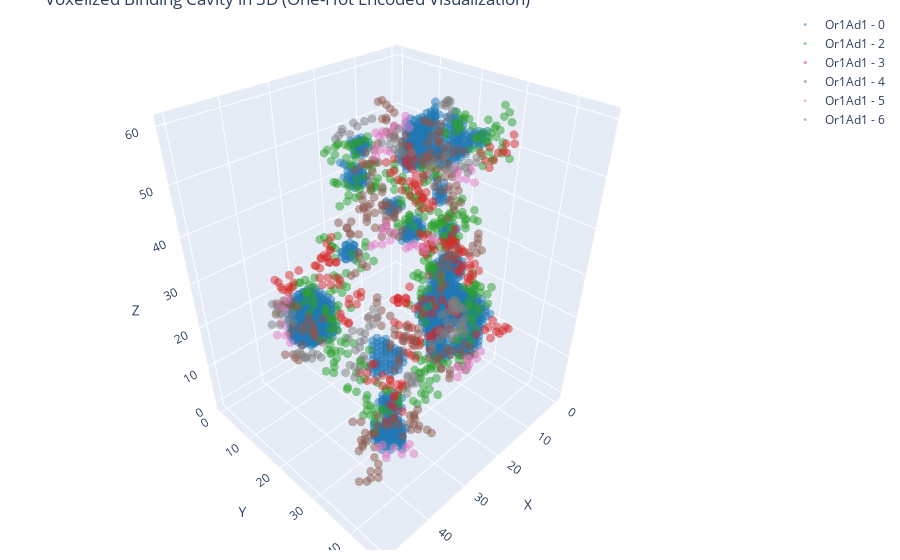

Notebook cell for this chart:
### Markdown cell above
### Residue property visualization

### Code cell
# TEST visualize binding cavity alignment in voxel form
"""
Testing workflow of 
- binding cavity coordinates > voxelized coordinate 
visualization to ensure the alignment is preserved 
"""

Or_name = ['Or1Ad1']

TEST_cav_coords = {key: value for key, value in bc_cav_coords.items() if key in Or_name}
TEST_res_coords = {key: value for key, value in bc_res_coords.items() if key in Or_name}
TEST_voxelized_cavities, TEST_voxel_shape = vf.voxelize_cavity(list(TEST_cav_coords.values()), 
                                                               list(TEST_res_coords.values()), resolution=1)

# Output: List of 1D arrays representing voxelized space
print(np.array(TEST_voxelized_cavities).shape)
voxel_data = TEST_voxelized_cavities
voxel_size = 1

class_names = [f"{i}" for i in range(8)]
color_map = cf.distinct_colors(list(range(len(class_names))))

# Create a plotly scatter plot
fig = go.Figure()

# Loop through each cavity
for i, voxel_grid in enumerate(voxel_data):
    # Loop through each one-hot encoded class (index in the last dimension)
    for class_index in range(8):  # Adjust if the one-hot length changes
        # Find the indices of the voxels with a 1 in the current class_index
        occupied_voxels = np.array(np.where(voxel_grid[..., class_index] == 1)).T
        
        # Skip if no voxels are occupied for the current class
        if len(occupied_voxels) == 0:
            continue
        
        # Convert voxel indices back to 3D space coordinates
        x = occupied_voxels[:, 0] * voxel_size
        y = occupied_voxels[:, 1] * voxel_size
        z = occupied_voxels[:, 2] * voxel_size
        
        # Add the points for the current class to the plot
        fig.add_trace(go.Scatter3d(
            x=x, y=y, z=z,
            mode='markers',
            name=f"{Or_name[i]} - {class_names[class_index]}",
            marker=dict(
                size=3,
                color=color_map[class_index],
                opacity=0.5
            )
        ))

# Update layout for 3D visualization
fig.update_layout(
    scene=dict(
        xaxis_title='X',
        yaxis_title='Y',
        zaxis_title='Z'
    ),
    margin=dict(r=10, l=10, b=10, t=10),
    title="Voxelized Binding Cavity in 3D (One-Hot Encoded Visualization)"
)

fig.show()
# fig.write_html('../../output/binding_cavity/misc/TEST_bc_voxel_res_property.html')

### Figure 1 — Plotly figure (JSON) as saved in the notebook; plotly's stock layout.template omitted (floating-point values rounded to 4 significant figures; data arrays with more than 128 entries replaced by an {"elided": "..."} marker saying what was removed)
{"data": [{"marker": {"color": "#1f77b4", "opacity": 0.5, "size": 3}, "mode": "markers", "name": "Or1Ad1 - 0", "type": "scatter3d", "x": {"elided": "1733 int values"}, "y": {"elided": "1733 int values"}, "z": {"elided": "1733 int values"}}, {"marker": {"color": "#2ca02c", "opacity": 0.5, "size": 3}, "mode": "markers", "name": "Or1Ad1 - 2", "type": "scatter3d", "x": {"elided": "375 int values"}, "y": {"elided": "375 int values"}, "z": {"elided": "375 int values"}}, {"marker": {"color": "#d62728", "opacity": 0.5, "size": 3}, "mode": "markers", "name": "Or1Ad1 - 3", "type": "scatter3d", "x": {"elided": "217 int values"}, "y": {"elided": "217 int values"}, "z": {"elided": "217 int values"}}, {"marker": {"color": "#8c564b", "opacity": 0.5, "size": 3}, "mode": "markers", "name": "Or1Ad1 - 4", "type": "scatter3d", "x": {"elided": "267 int values"}, "y": {"elided": "267 int values"}, "z": {"elided": "267 int values"}}, {"marker": {"color": "#e377c2", "opacity": 0.5, "size": 3}, "mode": "markers", "name": "Or1Ad1 - 5", "type": "scatter3d", "x": [5, 5, 6, 6, 6, 6, 7, 7, 9, 9, 9, 10, 10, 10, 10, 10, 11, 11, 11, 11, 12, 13, 13, 13, 17, 17, 18, 18, 20, 20, 20, 21, 22, 22, 22, 22, 22, 23, 23, 24, 24, 25, 25, 25, 26, 28, 28, 29, 35, 36, 36, 37, 37, 38, 39, 39, 39, 45, 47, 47, 48, 48, 48, 48, 48, 49], "y": [21, 24, 22, 24, 25, 26, 22, 23, 5, 6, 7, 5, 5, 12, 12, 13, 5, 5, 5, 12, 11, 9, 11, 12, 26, 26, 25, 25, 23, 24, 25, 19, 18, 19, 19, 21, 24, 19, 43, 18, 43, 18, 42, 42, 43, 42, 43, 43, 38, 38, 40, 36, 38, 34, 34, 36, 36, 19, 19, 21, 21, 21, 22, 22, 23, 21], "z": [44, 46, 45, 44, 46, 44, 46, 44, 48, 45, 45, 45, 48, 53, 54, 52, 44, 46, 49, 52, 52, 51, 51, 53, 36, 37, 34, 35, 35, 36, 36, 35, 37, 38, 39, 38, 36, 35, 24, 35, 23, 35, 21, 23, 23, 23, 23, 22, 6, 6, 6, 5, 5, 5, 5, 4, 5, 34, 34, 34, 32, 35, 30, 32, 29, 30]}, {"marker": {"color": "#7f7f7f", "opacity": 0.5, "size": 3}, "mode": "markers", "name": "Or1Ad1 - 6", "type": "scatter3d", "x": [6, 6, 6, 7, 7, 7, 7, 9, 9, 9, 9, 10, 10, 10, 11, 11, 11, 11, 12, 12, 12, 13, 13, 14, 15, 15, 16, 16, 16, 17, 17, 17, 17, 17, 17, 18, 18, 18, 18, 19, 19, 19, 19, 20, 20, 20, 21, 21, 21, 21, 21, 22, 22, 22, 22, 22, 22, 23, 23, 24, 27, 28, 28, 28, 29, 29, 30, 31, 31, 31, 33, 34, 34, 35, 35, 35, 36, 36, 36, 36, 37, 37, 37, 37, 38, 38, 38, 38, 39, 39, 39, 40, 40, 41, 41, 42, 42, 43, 43, 43, 43, 43, 44, 44, 44, 44, 44, 45, 45, 45, 45, 45, 46, 46, 46, 46, 46, 47, 47], "y": [18, 26, 26, 19, 20, 25, 25, 20, 21, 25, 26, 3, 22, 23, 23, 23, 23, 25, 3, 23, 24, 2, 22, 2, 2, 30, 1, 31, 31, 0, 1, 2, 17, 32, 34, 17, 31, 32, 34, 17, 19, 32, 33, 16, 33, 36, 19, 21, 24, 34, 36, 21, 23, 33, 33, 34, 36, 23, 32, 33, 42, 41, 43, 43, 43, 43, 43, 43, 43, 43, 42, 28, 38, 28, 30, 39, 29, 30, 38, 39, 29, 39, 39, 40, 27, 29, 40, 41, 27, 30, 31, 31, 32, 31, 33, 22, 23, 17, 17, 22, 33, 34, 17, 21, 23, 33, 34, 16, 16, 17, 23, 33, 15, 16, 17, 18, 24, 23, 24], "z": [57, 48, 49, 57, 58, 46, 48, 58, 59, 48, 48, 51, 59, 58, 50, 57, 60, 48, 51, 49, 48, 50, 49, 51, 49, 23, 50, 23, 25, 48, 49, 50, 55, 25, 25, 54, 23, 26, 26, 54, 54, 22, 26, 53, 20, 24, 54, 54, 54, 23, 23, 54, 54, 20, 22, 22, 22, 54, 19, 19, 33, 30, 31, 32, 33, 34, 37, 35, 37, 39, 37, 31, 22, 30, 31, 22, 29, 30, 21, 23, 28, 21, 25, 24, 28, 29, 26, 27, 27, 28, 29, 28, 26, 28, 28, 22, 22, 27, 29, 23, 27, 27, 28, 22, 23, 28, 26, 27, 31, 30, 24, 27, 27, 32, 31, 31, 25, 26, 27]}], "layout": {"margin": {"b": 10, "l": 10, "r": 10, "t": 10}, "scene": {"xaxis": {"title": {"text": "X"}}, "yaxis": {"title": {"text": "Y"}}, "zaxis": {"title": {"text": "Z"}}}, "title": {"text": "Voxelized Binding Cavity in 3D (One-Hot Encoded Visualization)"}}}
